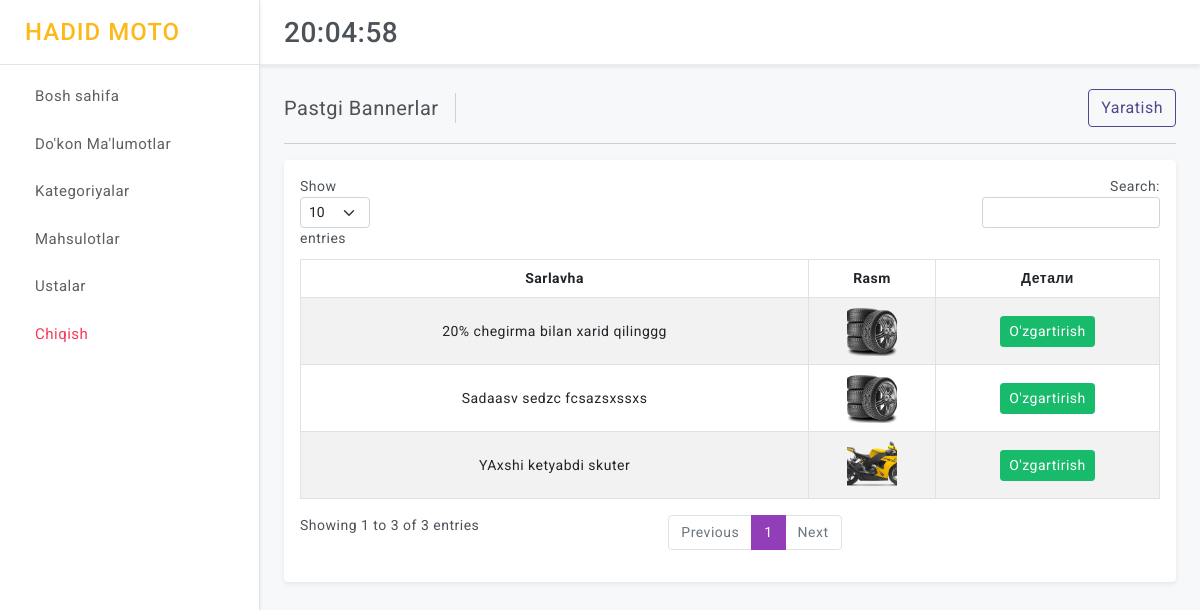
The page /sklad/footsliders/ (signed in) on the database its author committed.
### control/models.py (models this page shows, shortened)
class FooterSlider(models.Model):
    title = models.CharField(max_length=250)
    image = ResizedImageField(size=[400, 400], quality=100, upload_to="footer_slider/")

### control/views.py (the view)
# urls.py: path("footsliders/", views.control_footsliders_all, name="control_footsliders_all"),
@login_required(login_url='login')
def control_footsliders_all(request):
    footsliders = FooterSlider.objects.all()
    context = {
        "base": base_context(request=request),
        "footsliders":footsliders
    }
    return render(request, "control/footsliders/all.html", context)

### control/views.py (called while the page is built)
def base_context(request):
    try:
        code = request.build_absolute_uri().split('?')[1]
    except:
        code = None
    context = {
        "code": code
    }
    return context

### templates/control/footsliders/all.html (shortened to what this page needs)
{% extends 'control/base.html' %}
{% load static %}
      {% block page_title %}Pastgi Bannerlar{% endblock page_title %}
      {% block add %}
      <div class="ms-auto d-block">
        <div class="btn-group">
          <a href="{% url 'control_footslider_add' %}" class="btn btn-outline-primary d-block">Yaratish</a>
        </div>
      </div>
      {% endblock add %}
      {% block content %}
            <div class="card">
                <div class="card-body">
                    <div class="table-responsive">
                        <table id="example" class="table table-striped table-bordered" style="width:100%">
                            <thead>
                                <tr class="text-center">
                                    <th>Sarlavha</th>
                                    <th>Rasm</th>
                                    <th>Детали</th>
                                </tr>
                            </thead>
                            <tbody>
                                {% for footslider in footsliders %}
                                <tr style="vertical-align: middle; text-align: center;">
                                    <td>{{ footslider.title }} </td>
                                    <td><img height="50" width="50"  class="rounded" src="{{footslider.image.url}}" alt="img_not_found" style="object-fit: cover;"></td>
                                    <td><a href="{% url 'control_footslider_detail' footslider.id  %}" class="btn btn-success btn-sm"> O'zgartirish </a></td>
                                </tr>
                                {% endfor %}
                            </tbody>
                        </table>
                    </div>
                </div>
            </div>
      {% endblock content %}

### core/static/control/assets/css/style.css (style rules this page uses)
body { color: #4c5258; font-size: 14px; letter-spacing: .5px; background-color: #f7f8fa; overflow-x: hidden; font-family: Roboto, sans-serif; }
a { text-decoration: none; }
::placeholder { opacity: 0.5 !important; }
.table-responsive { white-space: nowrap; }

### templates/control/base.html (style rules this page uses)
.table-responsive { overflow-x: hidden; }

### rows shown on the page
FooterSlider: title "YAxshi ketyabdi skuter", image (picture)
FooterSlider: title "20% chegirma bilan xarid qilinggg", image (picture)
FooterSlider: title "Sadaasv sedzc fcsazsxssxs", image (picture)
